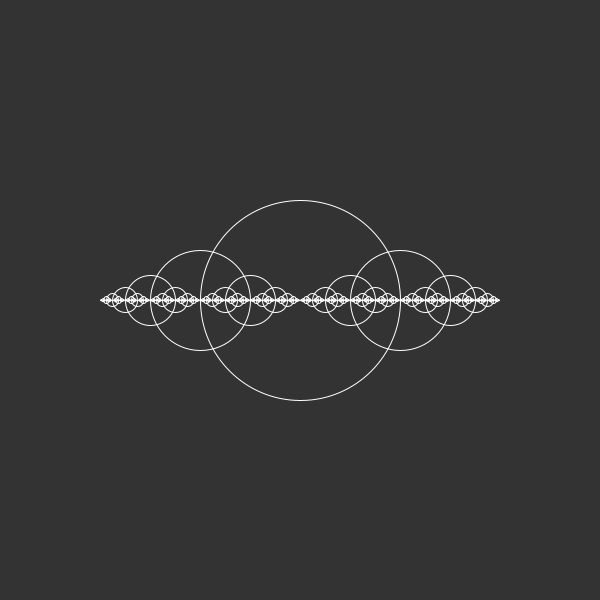
Frame 1 (no input)
Frame 60 (the mouse pressed at the canvas centre just before this capture): identical to frame 1, image omitted
Frame 120 (the mouse held since frame 60 and released just before this capture): identical to frame 1, image omitted

The Processing sketch that drew this single still picture (run headless with seeded random() and noise(); from frame 60 on, the mouse is pressed at the canvas centre):

// Processing sketch: Recursion
// ── Recursion.pde
void setup()
{
  size(600, 600);
  stroke(255);
  noFill();
}

void draw()
{
  background(51);
  drawCircle(width / 2, height / 2, 200);
}

void drawCircle(float x, float y, float d)
{
  ellipse(x, y, d, d);
  if (d > 2)
  {
    drawCircle(x + d * 0.5, y, d * 0.5);
    drawCircle(x - d * 0.5, y, d * 0.5);
  }
}
